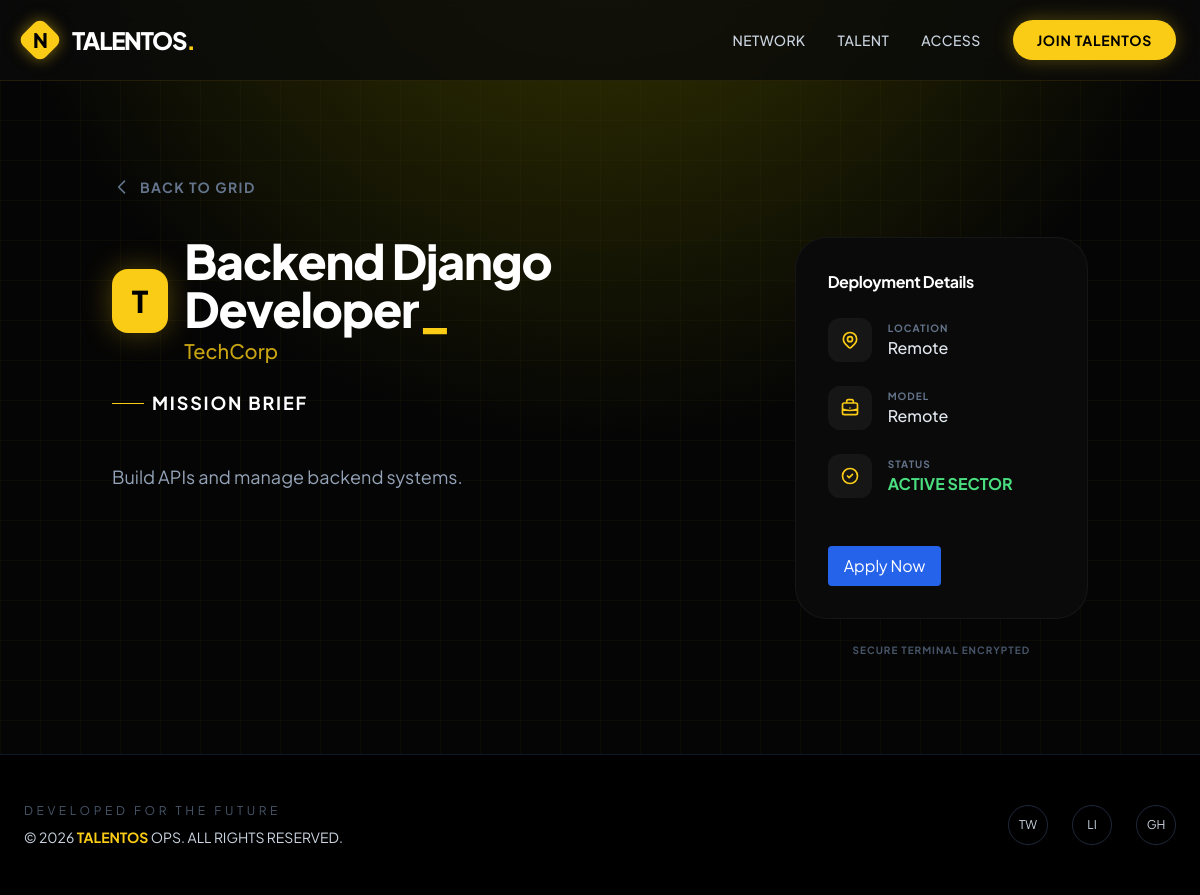
Page /jobs/1/ on the committed database.
### jobs/models.py (models this page shows, shortened)
class Job(models.Model):
    organization = models.ForeignKey(
        Organization,
        on_delete=models.CASCADE,
        related_name="jobs"
    )
    title = models.CharField(max_length=255)
    description = models.TextField()
    LOCATION_CHOICES = [
        ("remote", "Remote"),
        ("onsite", "On-site"),
        ("hybrid", "Hybrid"),
    ]
    location_type = models.CharField(
        max_length=20,
        choices=LOCATION_CHOICES
    )
    location = models.CharField(max_length=255, blank=True)
    is_active = models.BooleanField(default=True)
    created_at = models.DateTimeField(auto_now_add=True)
    expires_at = models.DateTimeField(null=True, blank=True)

### members/models.py (models this page shows, shortened)
class Organization(models.Model):
    name = models.CharField(max_length=255)
    slug = models.SlugField(unique=True)
    description = models.TextField(blank=True)
    website = models.URLField(blank=True)
    created_at = models.DateTimeField(auto_now_add=True)

### jobs/views.py (the view)
# urls.py: path('<int:pk>/', views.job_detail, name='job_detail'),    # /jobs/1/ -> job detail
def job_detail(request, pk):
    job = get_object_or_404(Job, pk=pk)
    can_edit = False
    if request.user.is_authenticated:
        can_edit = Membership.objects.filter(
            user=request.user,
            organization=job.organization,
            role__in=["employer", "admin"]
        ).exists()
    return render(request, "jobs/job_detail.html", {"job": job, "can_edit": can_edit})

### jobs/templates/jobs/job_detail.html (shortened to what this page needs)
{% extends "members/base.html" %}
{% block content %}
<div class="max-w-5xl mx-auto px-6 py-12">
    <a href="{% url 'job_list' %}" class="inline-flex items-center gap-2 text-slate-500 hover:text-yellow-400 transition-colors mb-10 group">
        <svg class="w-5 h-5 transform group-hover:-translate-x-1 transition-transform" fill="none" stroke="currentColor" viewBox="0 0 24 24">
            <path stroke-linecap="round" stroke-linejoin="round" stroke-width="2" d="M15 19l-7-7 7-7" />
        </svg>
        <span class="text-sm font-bold uppercase tracking-widest">Back to Grid</span>
    </a>
    <div class="grid grid-cols-1 lg:grid-cols-3 gap-12">
        <div class="lg:col-span-2 space-y-12">
            <section>
                <div class="flex items-center gap-4 mb-6">
                    <div class="h-16 w-16 rounded-2xl bg-yellow-400 flex items-center justify-center text-black font-black text-3xl shadow-[0_0_30px_rgba(250,204,21,0.3)]">
                        {{ job.organization.name|slice:":1" }}
                    </div>
                    <div>
                        <h1 class="text-4xl md:text-5xl font-black text-white tracking-tight">
                            {{ job.title }}<span class="text-yellow-400">_</span>
                        </h1>
                        <p class="text-xl text-yellow-400/80 font-medium mt-1">{{ job.organization.name }}</p>
                    </div>
                </div>
                <div class="prose prose-invert max-w-none">
                    <h3 class="text-white text-lg font-bold uppercase tracking-widest mb-4 flex items-center gap-2">
                        <span class="w-8 h-[1px] bg-yellow-400"></span>
                        Mission Brief
                    </h3>
                    <p class="text-slate-400 text-lg leading-relaxed whitespace-pre-line">
                        {{ job.description }}
                    </p>
                </div>
            </section>
        </div>
        <div class="space-y-6">
            <div class="bg-[#0A0A0A] border border-white/5 rounded-[2rem] p-8 sticky top-28">
                <h3 class="text-white font-bold mb-6 tracking-tight">Deployment Details</h3>
                <div class="space-y-6 mb-8">
                    <div class="flex items-center gap-4">
                        <div class="p-3 rounded-xl bg-white/5 text-yellow-400">
                        </div>
                        <div>
                            <p class="text-[10px] uppercase tracking-widest text-slate-500 font-bold">Location</p>
                            <p class="text-slate-200 font-medium">{{ job.location }}</p>
                        </div>
                    </div>
                    <div class="flex items-center gap-4">
                        <div class="p-3 rounded-xl bg-white/5 text-yellow-400">
                        </div>
                        <div>
                            <p class="text-[10px] uppercase tracking-widest text-slate-500 font-bold">Model</p>
                            <p class="text-slate-200 font-medium">{{ job.get_location_type_display }}</p>
                        </div>
                    </div>
                    <div class="flex items-center gap-4">
                        <div class="p-3 rounded-xl bg-white/5 text-yellow-400">
                            <svg class="w-5 h-5" fill="none" stroke="currentColor" viewBox="0 0 24 24"><path stroke-linecap="round" stroke-linejoin="round" stroke-width="2" d="M9 12l2 2 4-4m6 2a9 9 0 11-18 0 9 9 0 0118 0z"/></svg>
                        </div>
                        <div>
                            <p class="text-[10px] uppercase tracking-widest text-slate-500 font-bold">Status</p>
                            <p class="font-bold {% if job.is_active %}text-green-400{% else %}text-red-400{% endif %}">
                                {% if job.is_active %}ACTIVE SECTOR{% else %}CLOSED{% endif %}
                            </p>
                        </div>
                    </div>
                </div>
                {% if can_edit %}
                    <a href="{% url 'job_edit' job.id %}" class="bg-yellow-500 text-white px-4 py-2 rounded hover:bg-yellow-600 mt-4 inline-block">Edit Job</a>
                {% else %}
                    <a href="{% url 'job_apply' job.id %}" class="bg-blue-600 text-white px-4 py-2 rounded hover:bg-blue-700 mt-4 inline-block">Apply Now</a>
                {% endif %}
            </div>
            <p class="text-center text-[10px] text-slate-600 uppercase tracking-widest font-bold">Secure Terminal Encrypted</p>
        </div>
    </div>
</div>
{% endblock %}

### members/templates/members/base.html (style rules this page uses)
body { font-family: 'Plus Jakarta Sans', sans-serif; background-color: #050505; background-image: radial-gradient(circle at 50% -20%, #3e3e00 0%, transparent 50%), linear-gradient(rgba(250, 204, 21, 0.03) 1px, transparent 1px), linear-gradient(90deg, rgba(250, 204, 21, 0.03) 1px, transparent 1px); background-size: 100% 100%, 40px 40px, 40px 40px; }

### rows in the picture
Job: organization.name "T", title "Backend Django Developer", organization.name "TechCorp", description "Build APIs and manage backend systems.", location "Remote", location_type "Remote"
